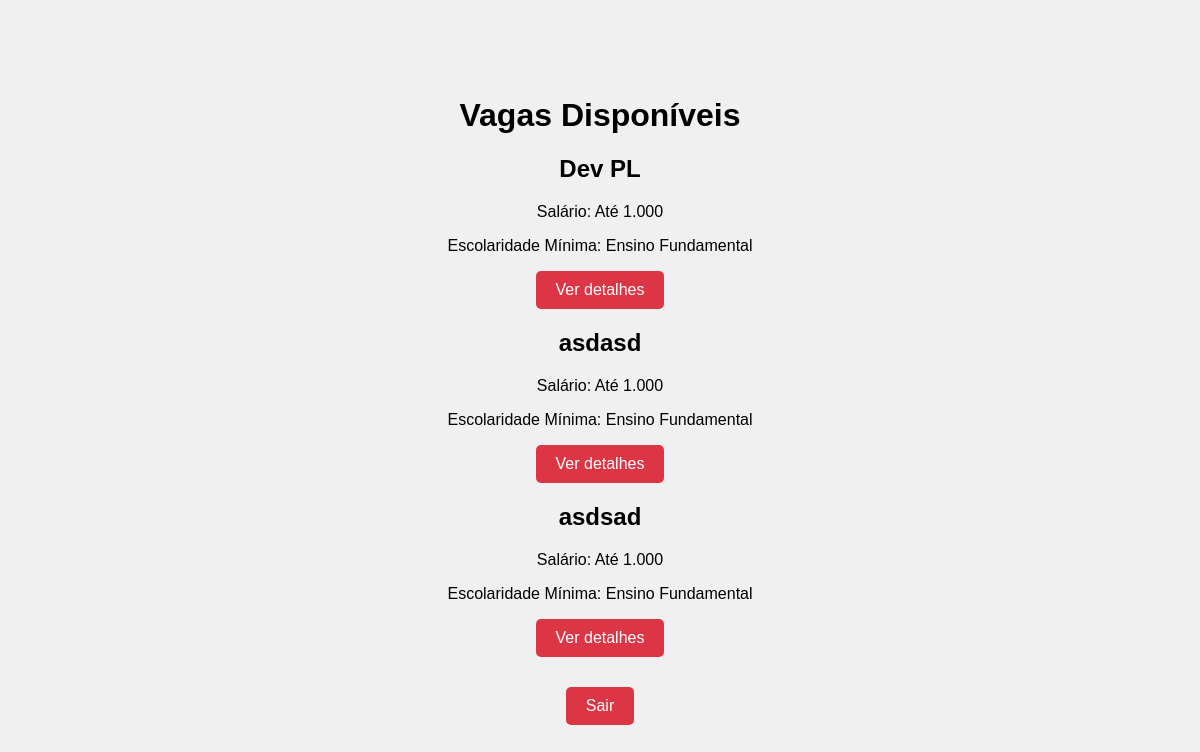
The page /home/vagas/ on the database its author committed.
### app_vagas/models.py (models this page shows, shortened)
class Vagas(models.Model):
    nome = models.CharField(max_length=100)
    faixa_salarial = models.IntegerField(choices=FAIXA_SALARIAL_CHOICES)
    escolaridade_minima = models.IntegerField(choices=ESCOLARIDADE_CHOICES)
    requisitos = models.TextField()
    empresa = models.ForeignKey(Empresa, related_name="vagas", on_delete=models.CASCADE)
    data_criacao = models.DateField(auto_now_add=True)

### app_vagas/views.py (the view)
# urls.py: path("vagas/", views.vagas, name="vagas"),
def vagas(request):
    context = {}
    vagas_disponiveis = Vagas.objects.all()
    if vagas_disponiveis:
        context = {"vagas": vagas_disponiveis}
        return render(request, "vagas.html", context)
    else:
        context["aviso"] = " Não ha vagas cadastradas ainda"
        return render(request, "vagas.html", context)

### projeto_vagas/templates/vagas.html (shortened to what this page needs)
<!DOCTYPE html>
{%load static%}
<html>
<head>
    <link rel="stylesheet" type="text/css" href="{% static 'css/vagas.css' %}">
</head>
<body>
    <div class="container">
        <h1>Vagas Disponíveis</h1>
        <div class="vagas">
            {% for vaga in vagas %}
            <div class="vaga">
                <h2>{{ vaga.nome }}</h2>
                <p>Salário: {{ vaga.get_faixa_salarial_display }}</p>
                <p>Escolaridade Mínima: {{ vaga.get_escolaridade_minima_display}}</p>
                <a href="{% url 'detalhes_vaga' vaga.id %}">
                    <button>Ver detalhes</button>
                </a>
            </div>
            {% endfor %}
        </div>
        <div class="logout-button">
            <a href="{% url 'logout_view' %}">
                <button>Sair</button>
            </a>
        </div>
    </div>
</body>
</html>

### projeto_vagas/static/css/vagas.css (style rules this page uses)
body { font-family: Arial, sans-serif; margin: 0; padding: 0; display: flex; align-items: center; justify-content: center; height: 100vh; background-color: #f0f0f0; }
.container { max-width: 800px; padding: 20px; text-align: center; }
h1, h2, h3 { text-align: center; }
.logout-button { margin-top: 30px; }
a { display: block; text-align: center; }
button { background-color: #dc3545; color: #fff; padding: 10px 20px; border: none; border-radius: 5px; cursor: pointer; font-size: 16px; }

### rows shown on the page
Vagas: nome "Dev PL", faixa_salarial "Até 1.000", escolaridade_minima "Ensino Fundamental"
Vagas: nome "asdasd", faixa_salarial "Até 1.000", escolaridade_minima "Ensino Fundamental"
Vagas: nome "asdsad", faixa_salarial "Até 1.000", escolaridade_minima "Ensino Fundamental"
